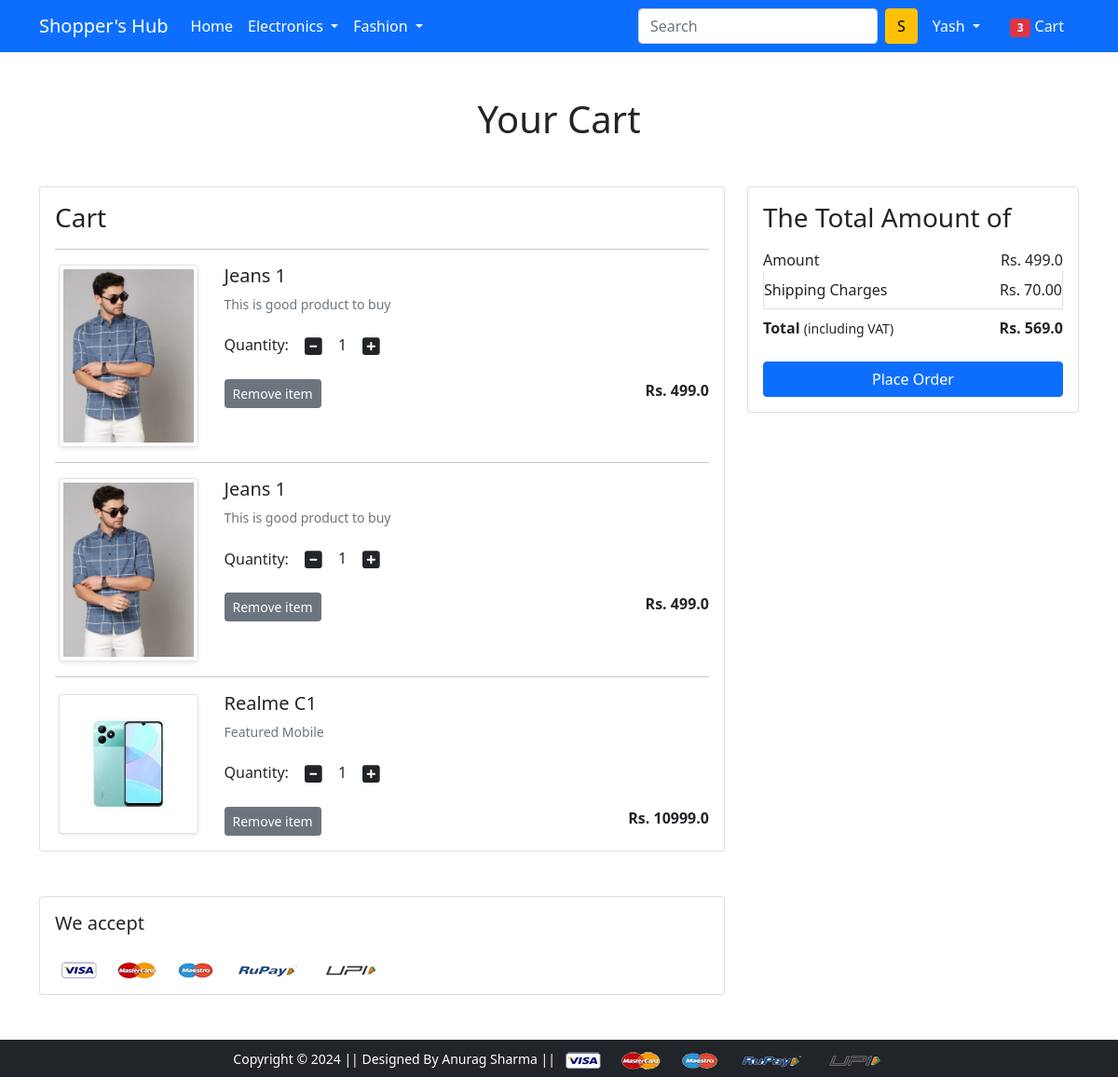
Page /cart/ (signed in) on the earlier database version.
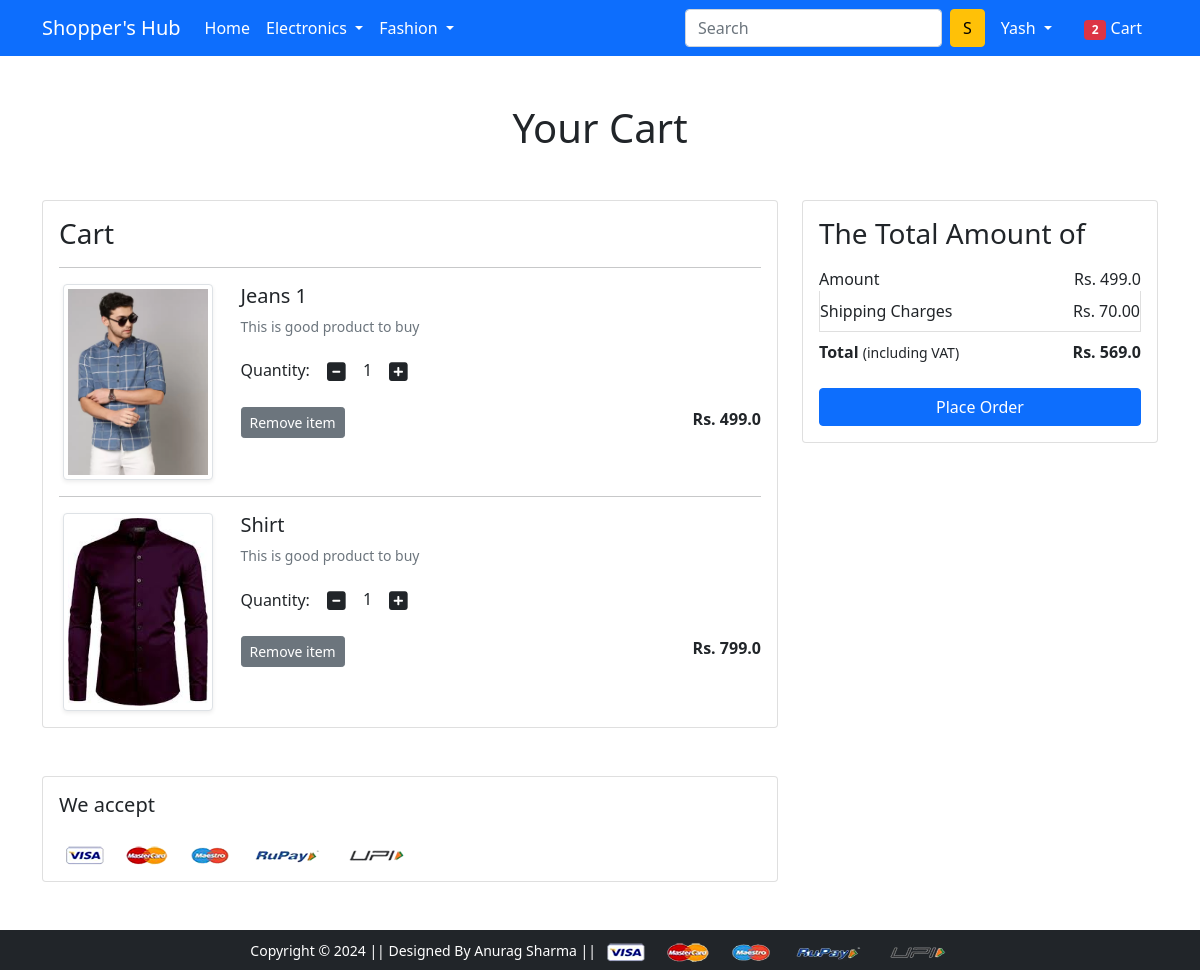
Same page on the later database version.
### app/models.py (models this page shows, shortened)
class Cart(models.Model):
    user = models.ForeignKey(User, on_delete=models.CASCADE)
    product = models.ForeignKey(Product, on_delete=models.CASCADE)
    quantity = models.PositiveIntegerField(default=1)

class Product(models.Model):
    title = models.CharField(max_length=100)
    selling_price = models.FloatField()
    discounted_price = models.FloatField()
    description = models.TextField(default=' ')
    brand = models.CharField(max_length=100)
    category = models.CharField(choices=CATEGORY_CHOICES, max_length=3)
    product_image = models.ImageField(upload_to='productimg')

### app/views.py (the view)
# urls.py: path('cart/', views.show_cart, name='showcart'),
@login_required
def show_cart(request):
	totalitem = 0
	if request.user.is_authenticated:
		totalitem = len (Cart.objects.filter(user=request.user))
		user = request.user
		cart = Cart.objects.filter(user=user)
		amount = 0.0
		shipping_amount = 70.0
		total_amount = 0.0
		cart_product = [p for p in Cart.objects.all() if p.user == user]
		if cart_product:
			for p in cart_product:
				tempamount = (p.quantity * p.product.discounted_price)
				amount += tempamount
				totalamount = amount + shipping_amount
				return render(request, 'app/addtocart.html', {'carts': cart, 'totalamount': totalamount, 'amount':amount, 'totalitem':totalitem})
		else:
			return render(request, 'app/emptycart.html')

### app/templates/app/addtocart.html (shortened to what this page needs)
{% extends 'app/base.html' %}
{% load static %}
{% block main-content %}
<div class="container my-5">
 <div class="row">
  <h1 class="text-center mb-5">Your Cart</h1>
  <div class="col-sm-8">
  <div class="card">
   <div class="card-body">
    <h3>Cart</h3>
    {% for cart in carts %}
    <hr>
    <div class="row">
     <div class="col-sm-3 text-center align-self-center"><img src="{{cart.product.product_image.url}}" alt="" srcset="" class="img-fluid img-thumbnail shadow-sm" height="150" width="150"> </div>
     <div class="col-sm-9">
      <div>
       <h5>{{cart.product.title}}</h5>
       <p class="mb-2 text-muted small">{{cart.product.description}}</p>
       <div class="my-3">
        <label for="quantity">Quantity:</label>
        <a class="minus-cart btn" pid="{{cart.product.id}}"><i class="fas fa-minus-square fa-lg"></i></a>
          <span id="quantity">{{cart.quantity}}</span>
        <a class="plus-cart btn" pid="{{cart.product.id}}"><i class="fas fa-plus-square fa-lg"></i></a>
       </div>
       <div class="d-flex justify-content-between">
        <a class="btn btn-sm btn-secondary mr-3 remove-cart" pid="{{cart.product.id}}">Remove item </a>
        <p class="mb-0"><span><strong>Rs. {{cart.product.discounted_price}}</strong></span></p>
       </div>
      </div>
     </div>
    </div>
    {% endfor %}
   </div>
   </div>
  </div>
  <div class="col-sm-4">
   <div class="card">
    <div class="card-body">
      <h3>The Total Amount of</h3>
      <ul class="list-group">
       <li class="list-group-item d-flex justify-content-between align-items-center border-0 px-0 pb-0">Amount<span>Rs. <span id="amount">{{amount}}</span></span></li>
       <li class="list-group-item d-flex justify-content-between align-items-center px-0">Shipping Charges<span>Rs. 70.00</span></li>
       <li class="list-group-item d-flex justify-content-between align-items-center border-0 px-0 mb-3">
        <div>
           <strong>Total</strong> <small>(including VAT)</small>
         </div>
         <span><strong>Rs. <strong id="totalamount"> {{totalamount}}</strong></strong></span>
       </li>
      </ul>
      <div class="d-grid"><a href="{% url 'checkout' %}" class="btn btn-primary">Place Order</a></div>
    </div>
   </div>
  </div>
 </div>
</div>
<div class="container">
 <div class="row">
  <div class="col-sm-8">
   <div class="card">
    <div class="card-body">
      <h5 class="mb-4">We accept</h5>
      <img src="{% static 'app/images/payment.png' %}" alt="" class="img-fluid">
    </div>
  </div>
  </div>
 </div>
</div>
{% endblock main-content %}

### app/templates/app/base.html (shortened to what this page needs)
<!doctype html>
{% load static %}
<html lang="en">
  <head>
    <link href="https://cdn.jsdelivr.net/npm/bootstrap@5.0.0-beta1/dist/css/bootstrap.min.css" rel="stylesheet">
    <link rel="stylesheet" href="{% static 'app/css/owl.carousel.min.css' %}">
    <link rel="stylesheet" href="{% static 'app/css/all.min.css' %}">
    <link rel="stylesheet" href="{% static 'app/css/style.css' %}">
  </head>
  <body>
    <nav class="navbar navbar-expand-lg navbar-dark bg-primary">
     <div class="container">
       <a class="navbar-brand" href="/">Shopper's Hub</a>
       <div class="collapse navbar-collapse" id="navbarSupportedContent">
         <ul class="navbar-nav me-auto mb-2 mb-lg-0">
           <li class="nav-item">
             <a class="nav-link active" aria-current="page" href="/">Home</a>
           </li>
           <li class="nav-item dropdown">
             <a class="nav-link dropdown-toggle text-white" href="#" id="electronicsDropdown" role="button" data-bs-toggle="dropdown" aria-expanded="false">
               Electronics
             </a>
           </li>
           <li class="nav-item dropdown">
             <a class="nav-link dropdown-toggle text-white" href="#" id="fashionDropdown" role="button" data-bs-toggle="dropdown" aria-expanded="false">
               Fashion
             </a>
           </li>
         </ul>
         <form class="d-flex">
           <input class="form-control me-2" type="search" placeholder="Search" aria-label="Search">
           <button class="btn btn-warning" type="submit">S</button>
         </form>
         <div>
          <ul class="navbar-nav me-auto mb-2 mb-lg-0">
          {% if request.user.is_authenticated %}
           <li class="nav-item dropdown mx-2">
              <a class="nav-link dropdown-toggle text-white" href="#" id="profileDropdown" role="button" data-bs-toggle="dropdown" aria-expanded="false">
                {{ request.user.username|capfirst}}
              </a>
            </li>
            <li class="nav-item mx-2">
             <a href="{% url 'showcart' %}" class="nav-link text-white"><span class="badge bg-danger">{{totalitem}}</span> Cart </a>
            </li>
          {% endif %}
          </ul>
         </div>
       </div>
     </div>
    </nav>
    {% block main-content %} {% endblock main-content %}
    <footer class="container-fluid bg-dark text-center p-2 mt-5">
        <small class="text-white">Copyright &copy; 2024 || Designed By Anurag Sharma || </small>
        <img src="{% static 'app/images/payment.png' %}" alt="" srcset="" class="img-fluid" height="2px">
    </footer>
  </body>
</html>

Differences in the rows shown:
removed Cart: product.product_image (picture), product "Jeans 1", product.description "This is good product to buy", quantity "1", product.discounted_price "499.0"
removed Cart: product.product_image (picture), product "Realme C1", product.description "Featured Mobile", quantity "1", product.discounted_price "10999.0"
added Cart: product.product_image (picture), product "Shirt", product.description "This is good product to buy", quantity "1", product.discounted_price "799.0"
Other differences:
{{ totalitem }}: "3" → "2"
